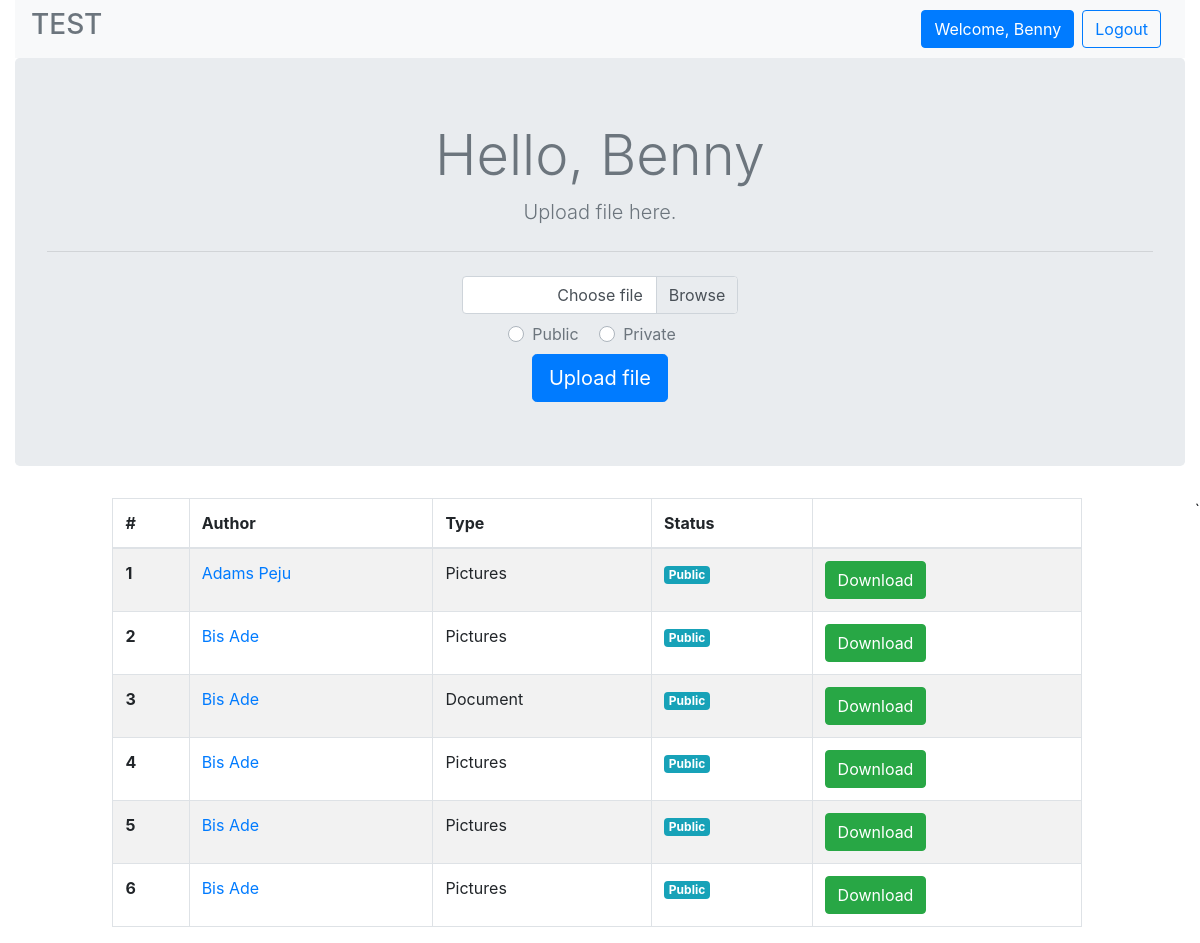
/ (signed in), run on the app's committed database.
### tables this page shows
CREATE TABLE `users` (
  `id` bigint(20) UNSIGNED NOT NULL,
  `firstname` varchar(255) NOT NULL,
  `lastname` varchar(255) NOT NULL,
  `email` varchar(255) NOT NULL,
  `pwd` varchar(255) NOT NULL
);

CREATE TABLE `files` (
  `id` bigint(20) UNSIGNED NOT NULL,
  `users_id` bigint(20) UNSIGNED NOT NULL,
  `file_location` varchar(255) NOT NULL,
  `file_type` enum('public','private') NOT NULL DEFAULT 'public',
  `file_format` varchar(50) DEFAULT NULL
);

### utility.php (called while the page is built, shortened)
<?php
class utility
{
	function __construct()
	{
		$this->conn = new Mysqli('localhost','root','','testing');
	}
}
?>

### user.php (called while the page is built, shortened)
<?php
    require("utility.php");
    class User extends utility
    {
        function getDetail($id)
        {
            $sql = "SELECT * FROM users WHERE id = '$id'";
            $result = $this->conn->query($sql);
            if ($result->num_rows > 0) {
                $row = $result->fetch_assoc();
            }
            return $row;
        }
    }
?>

### file.php (called while the page is built, shortened)
<?php
    class File
    {
        protected $conn;
        function __construct()
        {
            $this->conn = new Mysqli('localhost','root','','testing');
        }
        function listFilesPublic()
        {
            $sql = "SELECT users.firstname, users.lastname,files.id, files.users_id, files.file_type,files.file_format, files.file_location FROM files
                    INNER JOIN users ON users.id = files.users_id
                    WHERE file_type = 'public'";
            $result = $this->conn->query($sql);
            $items=[];
            if ($result->num_rows > 0) {
                while ($row = $result->fetch_assoc()) {
                    $items[] = $row;
                }
            }
            return $items;
        }
    }
?>

### index.php (the view, shortened to what this page needs)
<?php
    require ("user.php");
    require ("file.php");
    $obj = new User;
    $res = new File;
    $lists  = $res->listFilesPublic();
    if (isset($_SESSION['user'])) {
        $detail = $obj->getDetail($_SESSION['user']);
    }
?>
<!DOCTYPE html>
<html lang="en">
<head>
    <link rel="stylesheet" href="https://cdn.jsdelivr.net/npm/bootstrap@4.5.3/dist/css/bootstrap.min.css"
>
</head>
<body>
    <div class="container-fluid">
        <div class="row">
            <div class="col-12">
                <nav class="navbar navbar-expand-lg navbar-light bg-light">
                    <a class=" h3 text-secondary" href="#">TEST</a>
                    <div class="collapse navbar-collapse " id="navbarNav">
                        <ul class="navbar-nav ml-auto">
                            <?php if (isset($_SESSION['user'])) { ?>
                            <li class="nav-item">
                                <a class=" btn btn-primary" href="profile.php">Welcome,
                                    <?php echo ucfirst($detail['firstname']) ?></a>
                            </li>
                            <li class="nav-item mx-2">
                                <a class=" btn btn-outline-primary" href="logout.php">Logout</a>
                            </li>
                            <?php } ?>
                        </ul>
                    </div>
                </nav>
            </div>
            <div class="col-12">
                <div class="jumbotron bg-mute text-secondary text-center">
                    <h1 class="display-4">Hello,
                        <?php if(isset($_SESSION['user'])){ echo ucfirst($detail['firstname']); } else{?>
                        User <?php }?>
                    </h1>
                    <?php if (isset($_SESSION['user'])) {?>
                    <p class="lead">Upload file here.</p>
                    <hr class="my-4">
                    <form action="uploadflow.php" method="post" enctype="multipart/form-data">
                        <div class="form-row ">
                            <div class="col-12">
                                <div class="custom-file w-25">
                                    <label class="custom-file-label" for="customFile">Choose file</label>
                                </div>
                            </div>
                            <div class="col-12 my-2">
                                <div class="custom-control custom-radio custom-control-inline">
                                    <label class="custom-control-label" for="public">Public</label>
                                </div>
                                <div class="custom-control custom-radio custom-control-inline">
                                    <label class="custom-control-label" for="private">Private</label>
                                </div>
                            </div>
                        </div>
                        <button type="submit" class="btn btn-primary btn-lg">Upload file</button>
                    </form>
                    <?php } ?>
                </div>
            </div>
            <div class="col-10 mx-auto">
                <?php if (!empty($lists)) { ?>
                <table class="table table-striped table-bordered ">
                    <thead>
                        <tr>
                            <th scope="col">#</th>
                            <th scope="col">Author</th>
                            <th scope="col">Type</th>
                            <th scope="col">Status</th>
                            <th scope="col"></th>
                        </tr>
                    </thead>
                    <tbody>
                        <?php
                        $i = 1;
                        foreach ($lists as $key => $list) {?>
                        <tr>
                            <th scope="row"><?php echo $i++; ?></th>
                            <td><a href="profile.php?id=<?php echo $list["users_id"]?>"><?php echo ucfirst($list['firstname'] . ' ' . ucfirst($list['lastname'])) ?></a></td>
                            <td><?php echo ucfirst($list['file_format']) ?></td>
                            <td>
                                <span class="badge badge-info"><?php echo ucfirst($list['file_type']) ?></span>
                            </td>
                            <td>
                                <a href="downloadflow.php?location=<?php echo $list["file_location"]?>"
                                    onclick="return confirm('Are you sure?')" class="btn btn-success">Download</a>
                            </td>
                        </tr>
                        <?php } ?>
                    </tbody>
                </table>
                <?php } else{?>
                <div class="alert alert-primary" role="alert">
                    No file available
                </div>
                <?php }?>
            </div>`
        </div>
    </div>
</body>
</html>

### data on the page
users: firstname "Benny"
files: users.lastname "Adams Peju", file_format "Pictures", file_type "Public"
files: users.lastname "Bis Ade", file_format "Pictures", file_type "Public"
files: users.lastname "Bis Ade", file_format "Document", file_type "Public"
files: users.lastname "Bis Ade", file_format "Pictures", file_type "Public"
files: users.lastname "Bis Ade", file_format "Pictures", file_type "Public"
files: users.lastname "Bis Ade", file_format "Pictures", file_type "Public"
